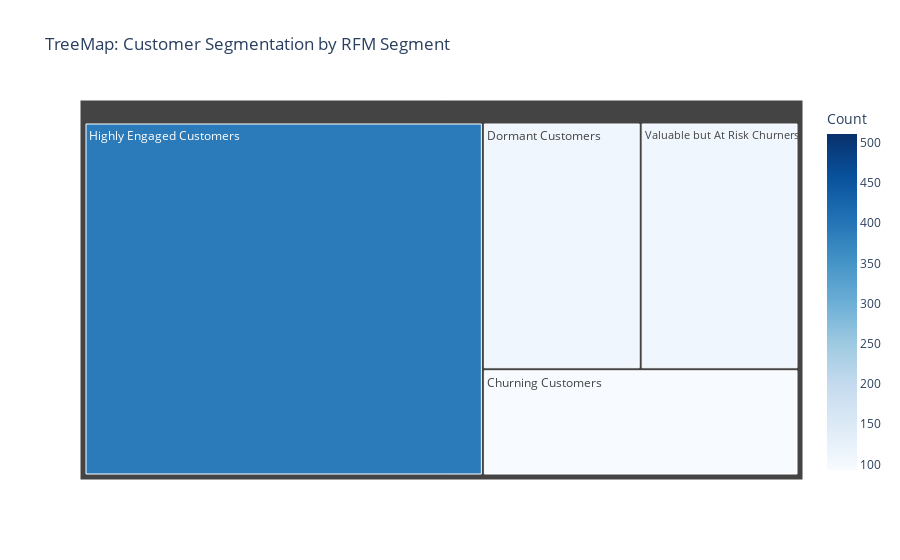

Notebook source saved alongside this figure:
### Code cell
fig_treemap = px.treemap(segment_counts, path=['Segment'], values='Count',
                            title='TreeMap: Customer Segmentation by RFM Segment',
                            color='Count', color_continuous_scale='blues')
fig_treemap.show()

### Figure 1 — Plotly figure (JSON) as saved in the notebook; plotly's stock layout.template omitted (floating-point values rounded to 4 significant figures)
{"data": [{"branchvalues": "total", "customdata": [[511.0], [390.0], [108.0], [108.0], [93.0]], "domain": {"x": [0, 1], "y": [0, 1]}, "hovertemplate": "labels=%{label}<br>Count_sum=%{value}<br>parent=%{parent}<br>id=%{id}<br>Count=%{color}<extra></extra>", "ids": ["", "Highly Engaged Customers", "Dormant Customers", "Valuable but At Risk Churners", "Churning Customers"], "labels": ["", "Highly Engaged Customers", "Dormant Customers", "Valuable but At Risk Churners", "Churning Customers"], "marker": {"coloraxis": "coloraxis", "colors": [511.0, 390.0, 108.0, 108.0, 93.0]}, "name": "", "parents": ["", "", "", "", ""], "type": "treemap", "values": [511.0, 390.0, 108.0, 108.0, 93.0]}], "layout": {"coloraxis": {"colorbar": {"title": {"text": "Count"}}, "colorscale": [[0, "rgb(247,251,255)"], [0.125, "rgb(222,235,247)"], [0.25, "rgb(198,219,239)"], [0.375, "rgb(158,202,225)"], [0.5, "rgb(107,174,214)"], [0.625, "rgb(66,146,198)"], [0.75, "rgb(33,113,181)"], [0.875, "rgb(8,81,156)"], [1, "rgb(8,48,107)"]]}, "legend": {"tracegroupgap": 0}, "title": {"text": "TreeMap: Customer Segmentation by RFM Segment"}}}
